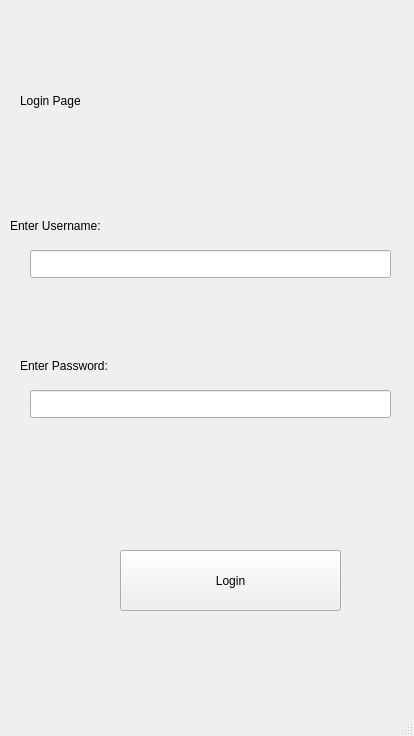
<?xml version="1.0" encoding="UTF-8"?>
<ui version="4.0">
 <class>MainWindow</class>
 <widget class="QMainWindow" name="MainWindow">
  <property name="geometry">
   <rect>
    <x>0</x>
    <y>0</y>
    <width>414</width>
    <height>736</height>
   </rect>
  </property>
  <property name="windowTitle">
   <string>MainWindow</string>
  </property>
  <widget class="QWidget" name="MainWidget">
   <widget class="QStackedWidget" name="GuberWidget">
    <property name="geometry">
     <rect>
      <x>0</x>
      <y>0</y>
      <width>414</width>
      <height>736</height>
     </rect>
    </property>
    <property name="currentIndex">
     <number>0</number>
    </property>
    <widget class="QWidget" name="loginPage">
     <widget class="QPushButton" name="LoginButton">
      <property name="geometry">
       <rect>
        <x>120</x>
        <y>550</y>
        <width>221</width>
        <height>61</height>
       </rect>
      </property>
      <property name="text">
       <string>Login</string>
      </property>
     </widget>
     <widget class="QLineEdit" name="userPassword">
      <property name="geometry">
       <rect>
        <x>30</x>
        <y>390</y>
        <width>361</width>
        <height>28</height>
       </rect>
      </property>
     </widget>
     <widget class="QLineEdit" name="userName">
      <property name="geometry">
       <rect>
        <x>30</x>
        <y>250</y>
        <width>361</width>
        <height>28</height>
       </rect>
      </property>
     </widget>
     <widget class="QLabel" name="enterName">
      <property name="geometry">
       <rect>
        <x>10</x>
        <y>200</y>
        <width>111</width>
        <height>51</height>
       </rect>
      </property>
      <property name="text">
       <string>Enter Username:</string>
      </property>
     </widget>
     <widget class="QLabel" name="enterPassword">
      <property name="geometry">
       <rect>
        <x>20</x>
        <y>340</y>
        <width>111</width>
        <height>51</height>
       </rect>
      </property>
      <property name="text">
       <string>Enter Password:</string>
      </property>
     </widget>
     <widget class="QLabel" name="label_4">
      <property name="geometry">
       <rect>
        <x>20</x>
        <y>20</y>
        <width>391</width>
        <height>161</height>
       </rect>
      </property>
      <property name="styleSheet">
       <string notr="true">font: 48pt &quot;Segoe UI&quot;;</string>
      </property>
      <property name="text">
       <string>Login Page</string>
      </property>
     </widget>
    </widget>
    <widget class="QWidget" name="bookingChoice">
     <widget class="QPushButton" name="carBookingButton">
      <property name="geometry">
       <rect>
        <x>60</x>
        <y>280</y>
        <width>291</width>
        <height>131</height>
       </rect>
      </property>
      <property name="text">
       <string>Car Booking</string>
      </property>
     </widget>
     <widget class="QPushButton" name="planeBookingButton">
      <property name="geometry">
       <rect>
        <x>60</x>
        <y>480</y>
        <width>291</width>
        <height>131</height>
       </rect>
      </property>
      <property name="text">
       <string>Plane booking</string>
      </property>
     </widget>
     <widget class="QLabel" name="label_5">
      <property name="geometry">
       <rect>
        <x>30</x>
        <y>50</y>
        <width>371</width>
        <height>121</height>
       </rect>
      </property>
      <property name="styleSheet">
       <string notr="true">font: 28pt &quot;Segoe UI&quot;;</string>
      </property>
      <property name="text">
       <string>Booking Options:</string>
      </property>
     </widget>
    </widget>
    <widget class="QWidget" name="carBookingPage">
     <widget class="QLabel" name="label">
      <property name="geometry">
       <rect>
        <x>90</x>
        <y>-30</y>
        <width>311</width>
        <height>111</height>
       </rect>
      </property>
      <property name="styleSheet">
       <string notr="true">font: 18pt &quot;Segoe UI&quot;;</string>
      </property>
      <property name="text">
       <string>CAR BOOKING PAGE</string>
      </property>
     </widget>
     <widget class="QPushButton" name="confirmBookingCar">
      <property name="geometry">
       <rect>
        <x>80</x>
        <y>530</y>
        <width>250</width>
        <height>100</height>
       </rect>
      </property>
      <property name="text">
       <string>Confirm booking</string>
      </property>
     </widget>
     <widget class="QPushButton" name="carBackToBooking">
      <property name="geometry">
       <rect>
        <x>150</x>
        <y>640</y>
        <width>111</width>
        <height>41</height>
       </rect>
      </property>
      <property name="text">
       <string>Back</string>
      </property>
     </widget>
    </widget>
    <widget class="QWidget" name="planeBookingPage">
     <widget class="QLabel" name="label_2">
      <property name="geometry">
       <rect>
        <x>70</x>
        <y>-30</y>
        <width>321</width>
        <height>91</height>
       </rect>
      </property>
      <property name="styleSheet">
       <string notr="true">font: 18pt &quot;Segoe UI&quot;;</string>
      </property>
      <property name="text">
       <string>PLANE BOOKING PAGE</string>
      </property>
     </widget>
     <widget class="QPushButton" name="confirmBookingPlane">
      <property name="geometry">
       <rect>
        <x>90</x>
        <y>530</y>
        <width>250</width>
        <height>100</height>
       </rect>
      </property>
      <property name="text">
       <string>Confirm Booking</string>
      </property>
     </widget>
     <widget class="QPushButton" name="planeBackToBooking">
      <property name="geometry">
       <rect>
        <x>160</x>
        <y>640</y>
        <width>101</width>
        <height>41</height>
       </rect>
      </property>
      <property name="text">
       <string>Back</string>
      </property>
     </widget>
    </widget>
    <widget class="QWidget" name="confirmationPage">
     <widget class="QLabel" name="label_3">
      <property name="geometry">
       <rect>
        <x>100</x>
        <y>10</y>
        <width>301</width>
        <height>51</height>
       </rect>
      </property>
      <property name="text">
       <string>CONFIRMATION PAGE / TICKET PAGE</string>
      </property>
     </widget>
    </widget>
   </widget>
  </widget>
  <widget class="QMenuBar" name="menubar">
   <property name="geometry">
    <rect>
     <x>0</x>
     <y>0</y>
     <width>414</width>
     <height>25</height>
    </rect>
   </property>
  </widget>
  <widget class="QStatusBar" name="statusbar"/>
 </widget>
 <resources/>
 <connections/>
</ui>
